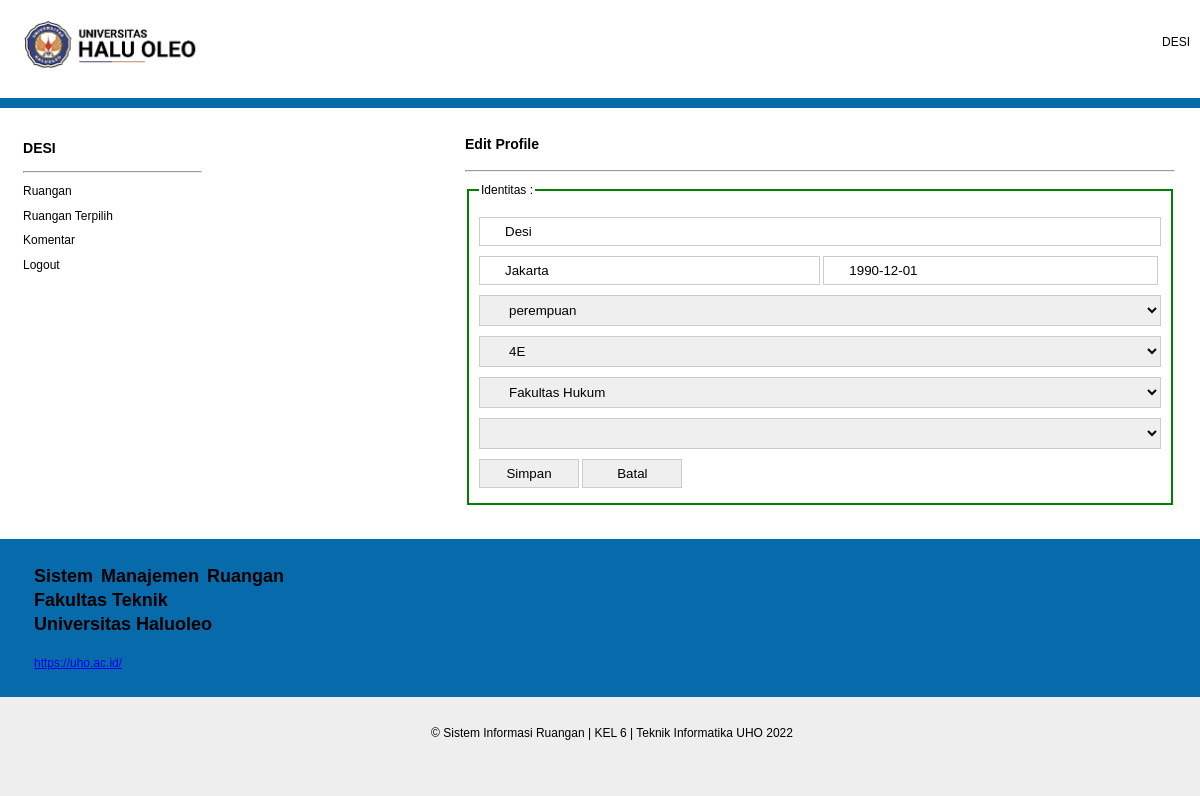
The app's page /koordinator/profile edit.php?id_koordinator=22 (signed in) with its own data.
### tables this page shows
CREATE TABLE `akun` (
  `id_akun` int(11) NOT NULL,
  `email` varchar(50) NOT NULL,
  `password` varchar(50) NOT NULL
);

CREATE TABLE `koordinator` (
  `id_koordinator` int(30) NOT NULL,
  `email` varchar(50) NOT NULL,
  `password` varchar(200) NOT NULL,
  `npm` varchar(30) NOT NULL,
  `nama` varchar(50) NOT NULL,
  `tempat_lahir` varchar(30) NOT NULL,
  `tanggal_lahir` date NOT NULL,
  `jenis_kelamin` varchar(10) NOT NULL,
  `kelas` varchar(3) NOT NULL,
  `id_prodi` varchar(100) NOT NULL,
  `id_fakultas` varchar(100) NOT NULL,
  `foto` varchar(100) NOT NULL,
  `status` varchar(20) NOT NULL
);

CREATE TABLE `fakultas` (
  `id_fakultas` int(30) NOT NULL,
  `fakultas` varchar(100) NOT NULL
);

### koordinator/profile edit.php (the view, shortened to what this page needs)
<?php
include('../include/koneksi.php');
?>
<!DOCTYPE html>
<html>
<head>
	<link rel="stylesheet" type="text/css" href="../css/style.css">
</head>
<body>
	<?php
	$email = $_SESSION['email'];
	$cek = $koneksi->query("select*from akun natural join koordinator where email='$email'");
	if ($cek->num_rows == 0) {
		header("Location:../index.php");
	} else {
		$row = $cek->fetch_assoc();
	}
	?>
	<div class="halaman">
		<header class="header">
			<div class="isi-header">
				<div class="logo">
					<img src="foto/logo2.png" alt="Logo" style="height:50px;">
				</div>
				<div class="menu-atas">
					<ul>
						<li><a href="profile.php"><?php echo (strtoupper($row['nama'])); ?></a></li>
					</ul>
				</div>
			</div>
		</header>
		<div class="judul">
			<div class="isi-judul"></div>
		</div>
		<div class="halaman1">
			<div class="isi-halaman">
				<div class="isi">
					<div class="artikel">
						<?php
						$id_koordinator = $_GET['id_koordinator'];
						$cek = $koneksi->query("select * from koordinator natural join fakultas natural join prodi WHERE id_koordinator='$id_koordinator'");
						if ($cek->num_rows == 0) {
							echo "";
						} else {
							$erow = $cek->fetch_assoc();
						}
						?>
						<form method="post" action="">
							<h3>Edit Profile</h3>
							<hr>
							<fieldset class="filset">
								<legend>Identitas :</legend>
								<input class="kotak" type="text" name="nama" value="<?php echo $erow['nama']; ?>" style="width: 100%;" placeholder="Nama Lengkap" required="">
								<input class="kotak" type="text" name="tempat_lahir" value="<?php echo $erow['tempat_lahir']; ?>" style="width: 50%;" placeholder="Tempat Lahir" required="">
								<input class="kotak" type="text" name="tanggal_lahir" value="<?php echo $erow['tanggal_lahir']; ?>" style="width: 49%;" placeholder="Tanggal Lahir      Tahun-Bulan-Tanggal" required="">
								<select name="jenis_kelamin" class="kotak" style="width: 100%;" required="">
									<option value="<?php echo $erow['jenis_kelamin']; ?>"><?php echo $erow['jenis_kelamin']; ?></option>
								</select>
								<select name="kelas" class="kotak" style="width: 100%;" required="">
									<option value="<?php echo $erow['kelas']; ?>"><?php echo $erow['kelas']; ?></option>
								</select>
								<select name="id_fakultas" class="kotak" style="width: 100%;" id="fakultas" required="">
									<option value="<?php echo $erow['id_fakultas']; ?>"><?php echo $erow['fakultas']; ?></option>
									<?php
									$result = $koneksi->query("select*from fakultas");
									while ($erow = mysqli_fetch_array($result)) {
										echo '<option value="' . $erow['id_fakultas'] . '">' . $erow['fakultas'] . '</option>';
									}
									?>
								</select>
								<select name="id_prodi" class="kotak" id="prodi" style="width: 100%;" required="">
									<option value="<?php echo $erow['id_prodi']; ?>"><?php echo $erow['prodi']; ?></option>
								</select>
								<button type="submit" name="simpan" class="kotak" style="width: 100px;">Simpan</button>
								<button type="reset" class="kotak" style="width: 100px;">Batal</button>
							</fieldset>
						</form>
					</div>
				</div>
				<nav class="menu">
					<div class="menu1">
						<h3><?php echo (strtoupper($row['nama'])); ?></h3>
						<hr>
						<ul>
							<li><a href="ruangan data.php">Ruangan</a></li>
							<li><a href="ruangan terpilih.php">Ruangan Terpilih</a></li>
							<li><a href="komentar.php">Komentar</a></li>
							<li><a href="../logout.php">Logout</a></li>
						</ul>
					</div>
				</nav>
			</div>
		</div>
		<div class="footer1">
			<div class="isi-footer1">
				<?php include("include/footer.php") ?>
			</div>
		</div>
		<footer class="footer">
			<div class="isi-footer">
				<p>&copy; Sistem <a href="#">Informasi Ruangan</a> &#124; <a href="#">KEL 6</a> &#124; <a href="#">Teknik Informatika UHO 2022</a></p>
			</div>
		</footer>
	</div>
</body>
</html>

### css/style.css (style rules this page uses)
html, body { margin: 0; padding: 0; width: 100%; height: 100%; color: #000; font: normal 12px/2.0em Sans-Serif; }
h1, h2, h3, h4, h5, h6 { color: #000; }
.halaman { display: flex; flex-direction: column; min-height: 100vh; background: #eee; }
.header, .footer, .menu-atas, .halaman1, .halaman1 .isi, .halaman1 .menu { margin: 0; padding: 0; }
.logo { padding: 10px; width: auto; float: left; }
.header { background: #eee; }
.isi-header { margin: 0 auto; padding: 10px; width: 100%; max-width: 1200px; background: #fff; }
.judul { background: #eee; padding: 0; }
.isi-judul { margin: auto; padding: 5px; width: 100%; max-width: 1200px; background: #066aab; }
.menu-atas { margin: 0 auto; padding: 0; height: 37px; float: right; }
.menu-atas ul { list-style: none; padding: 0; height: 37px; float: left; }
.menu-atas ul li { margin: 0; padding: 0 0 0 8px; float: left; }
.menu-atas ul li a { display: block; margin: 0; padding: 8px 20px; color: #000; text-decoration: none; }
.isi-halaman { margin: 0 auto; padding: 10px; width: 100%; max-width: 1200px; background: #fff; }
.artikel { width: 100%; max-width: 710px; }
.halaman1 .isi { margin: 0; padding: 0; float: right; width: 100%; max-width: 760px; }
.halaman1 .isi .artikel { margin: 0 0 24px; padding: 0 20px 0 15px; }
.halaman1 .menu { padding: 0; float: left; width: 100%; max-width: 200px; }
.halaman1 .menu .menu1 { margin: 0 0 12px; padding: 8px 8px 8px 13px; line-height: 1.4em; }
.halaman1 .menu .menu1 ul { margin: 0; padding: 0; list-style: none; color: #959595; }
.halaman1 .menu .menu1 ul li { margin: 0; }
.halaman1 .menu .menu1 ul li { padding: 4px 0; width: 185px; }
.halaman1 .menu .menu1 ul li a { color: #000; text-decoration: none; margin-left: -16px; padding: 4px 8px 4px 16px; }
.kotak { width: 100%; padding: 6px 25px; margin: 5px 0; display: inline-block; border: 1px solid #ccc; box-sizing: border-box; }
.filset { border: 2px solid green; padding: 10px; }
.footer1 { background: #eee; color: #000; }
.isi-footer1 { margin: 0 auto; width: 100%; max-width: 1200px; padding: 10px; background: #066aab; border-bottom-right-radius: 0; border-bottom-left-radius: 0; }
.footer { background: #eee; }
.isi-footer { margin: auto; text-align: center; padding: 12px; width: 100%; max-width: 1200px; }
.footer a { color: #000; text-decoration: none; }

### records on screen
akun: koordinator.nama "DESI"
koordinator: nama "Desi", tempat_lahir "Jakarta", tanggal_lahir "1990-12-01", jenis_kelamin "perempuan", kelas "4E", id_fakultas "Fakultas Hukum"
